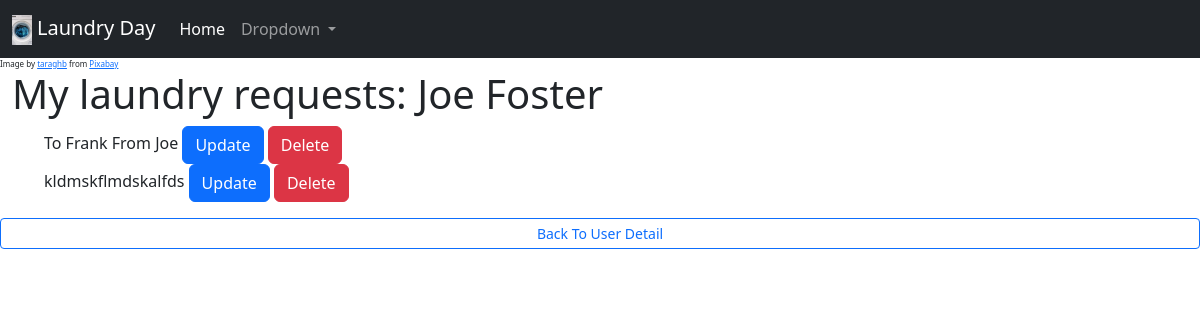
Screenshot of /user/2/laundryrequestdetail with the database file from the repository.
### laundry_day/models.py (models this page shows, shortened)
class User(models.Model):
    name = models.CharField(max_length=100)
    class Meta:
        db_table = 'custom_user'
    parent = models.ForeignKey('self',
                               null=True,
                               blank=True,
                               related_name='children',
                               on_delete=models.SET_NULL)

class LaundryRequests(models.Model):
    to_user = models.ForeignKey(User, on_delete=models.CASCADE, related_name='to_user')
    from_user = models.ForeignKey(User, on_delete=models.CASCADE, related_name='from_user')
    message = models.CharField(max_length=5000)

### laundry_day/views.py (the view)
# urls.py: path('user/<int:from_user_id>/laundryrequestdetail', views.laundry_request_detail, name='laundry_request_detail'),
def laundry_request_detail(request, from_user_id):
    from_user = User.objects.get(id=from_user_id)
    laundry_request = LaundryRequests.objects.filter(from_user=from_user)
    context = {
        'from_user': from_user,
        'laundry_request': laundry_request,
    }
    return render(request, 'laundry_day/laundry_request_detail.html', context)

### laundry_day/templates/laundry_day/laundry_request_detail.html
{% extends 'laundry_day/base_template.html' %}
{% block content %}
  <div class="container-fluid">
    <div class="row">
      <h1>My laundry requests: {{ from_user.name }}</h1>
      <div class="col-md-6">
        <ul>
          {% for request in laundry_request %}
            <li class="list-group-item">{{ request.message }}
                <a class = "btn btn-primary" href = "{%url 'update_laundry_request' from_user.id request.id%}">Update</a>
                <a class = "btn btn-danger" href="{%url 'delete_laundry_request' request.id%}">Delete</a>
            </li>
          {% endfor %}
        </ul>
      </div>
      <a class="btn btn-outline-primary btn-sm" href="{% url 'user_detail' from_user.id %}">Back To User Detail</a>
    </div>
  </div>
{% endblock %}

### rows the page displays
User: name "Joe Foster"
LaundryRequests: message "To Frank From Joe"
LaundryRequests: message "kldmskflmdskalfds"
